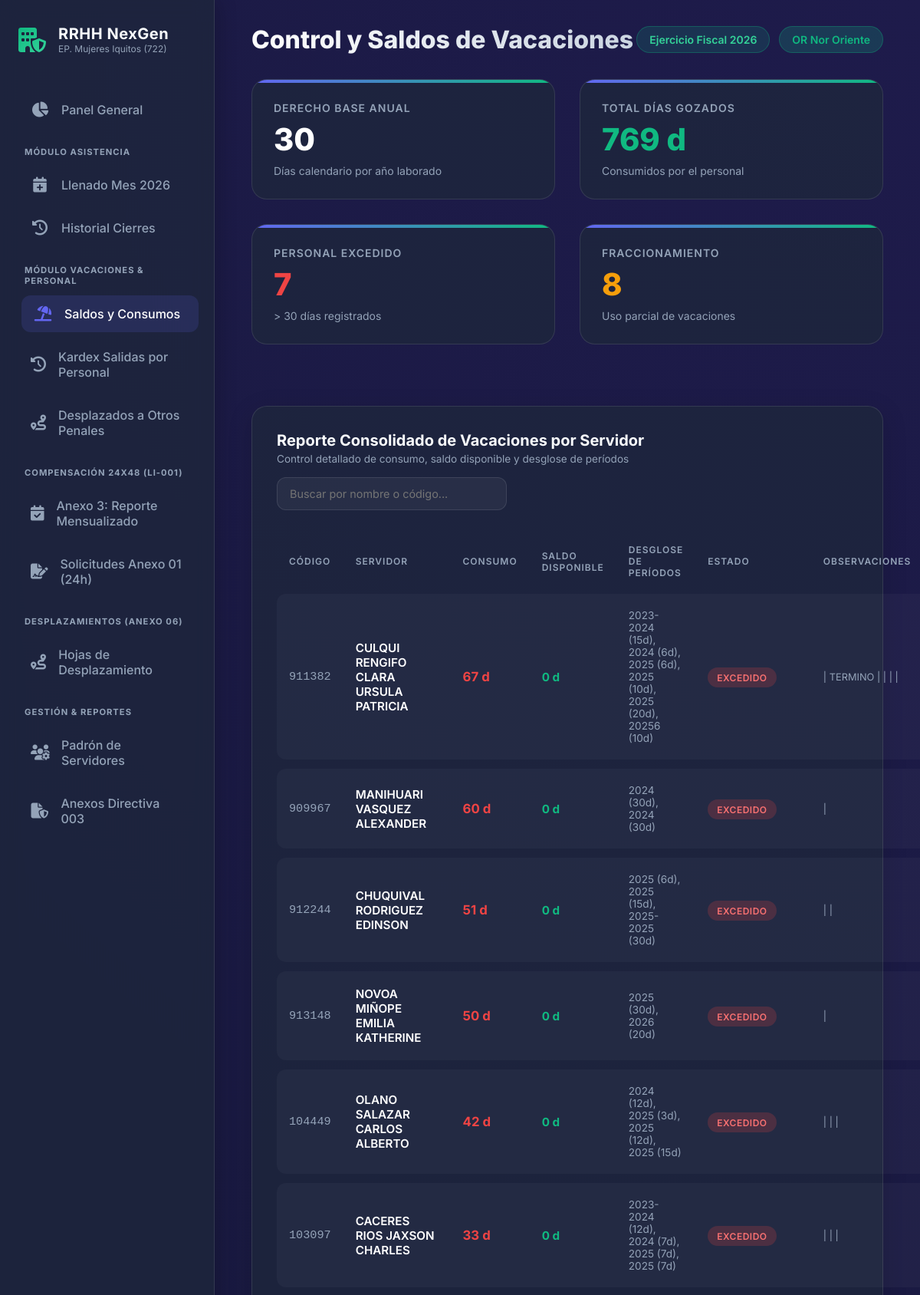
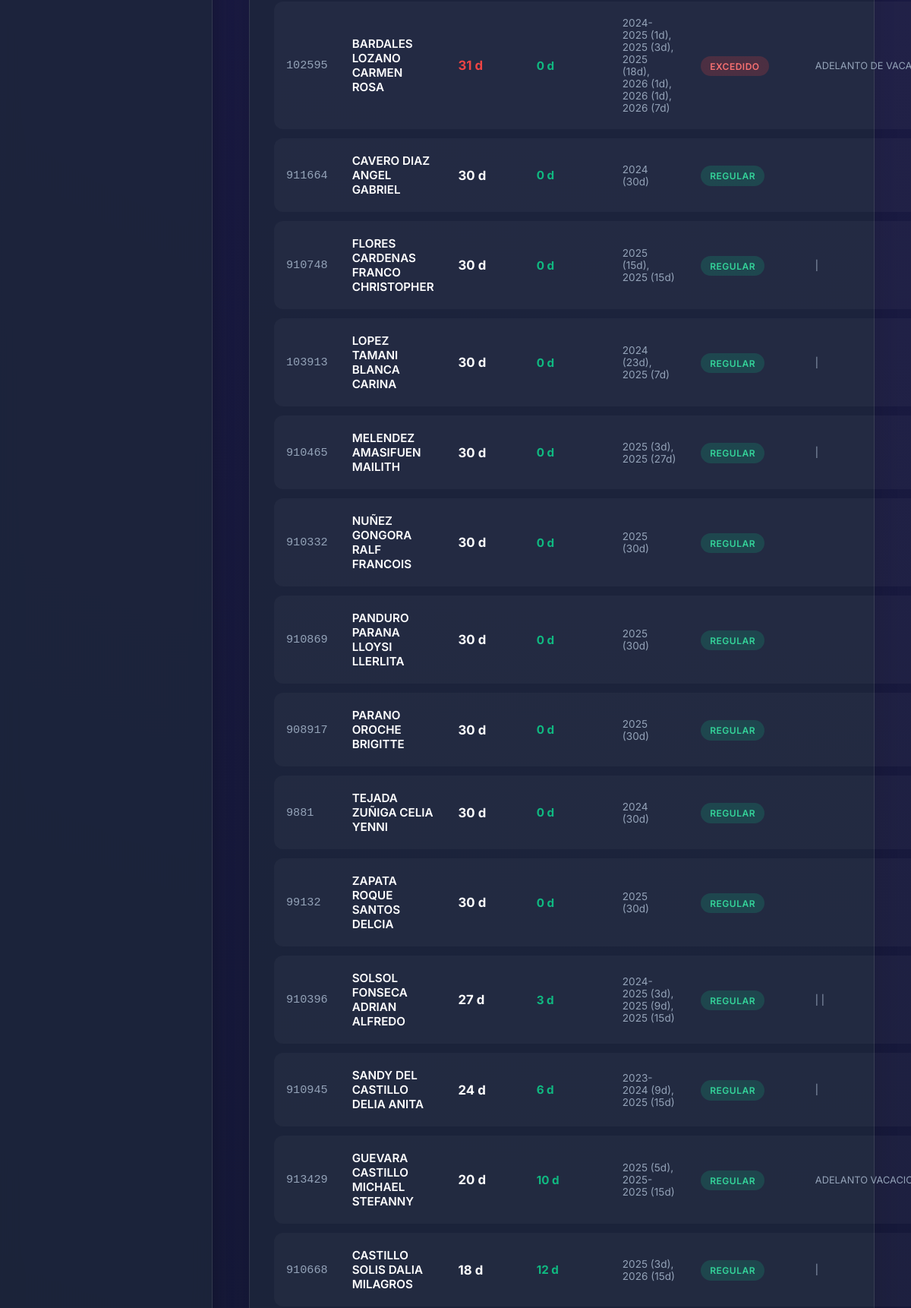
/vacaciones/saldos (upper part), run on the app's committed database (2 pictures, top to bottom).
### tables this page shows
CREATE TABLE empleados (
    id_empleado INTEGER PRIMARY KEY AUTOINCREMENT,
    codigo_servidor VARCHAR(20) UNIQUE NOT NULL, -- Ej: '099132', '103097'
    dni VARCHAR(15) UNIQUE,                      -- DNI (8 dígitos)
    apellidos_nombres VARCHAR(200) NOT NULL,
    created_at TIMESTAMP DEFAULT CURRENT_TIMESTAMP
, grupo_guardia_default INTEGER DEFAULT 1, sexo TEXT, fecha_nacimiento DATE, correo TEXT, id_regimen INTEGER, regimen_nombre TEXT, nivel TEXT, cargo_estructural TEXT, estado_laboral TEXT, modalidad_laboral TEXT, direccion_oficina TEXT, jefatura_area TEXT, cargo_funcion TEXT, area_clasificacion TEXT, horario_laboral TEXT, fecha_ingreso_eepp DATE, resolucion_documento TEXT, observaciones TEXT, fecha_ingreso_inpe DATE);

### app/modules/vacaciones/router.py (the view)
@router.get("/saldos", response_class=HTMLResponse)
async def ver_saldos(request: Request):
    resultado = VacacionesService.obtener_resumen_saldos()
    return templates.TemplateResponse(
        request=request,
        name="vacaciones/saldos.html",
        context={
            "stats": resultado["stats"],
            "empleados_stats": resultado["empleados"]
        }
    )

### app/templates/vacaciones/saldos.html (shortened to what this page needs)
{% extends "base.html" %}
{% block header_title %}Control y Saldos de Vacaciones{% endblock %}
{% block content %}
<div style="display: flex; flex-direction: column; gap: 2rem;">
    <div class="stats-grid">
        <div class="stat-card">
            <div class="stat-title">Derecho Base Anual</div>
            <div class="stat-value">30</div>
            <div class="stat-desc">Días calendario por año laborado</div>
        </div>
        <div class="stat-card">
            <div class="stat-title">Total Días Gozados</div>
            <div class="stat-value" style="color: var(--secondary);">{{ stats.total_dias_gozados }} d</div>
            <div class="stat-desc">Consumidos por el personal</div>
        </div>
        <div class="stat-card">
            <div class="stat-title">Personal Excedido</div>
            <div class="stat-value {% if stats.total_excedidos > 0 %}text-danger{% else %}text-secondary{% endif %}">
                {{ stats.total_excedidos }}
            </div>
            <div class="stat-desc">> 30 días registrados</div>
        </div>
        <div class="stat-card">
            <div class="stat-title">Fraccionamiento</div>
            <div class="stat-value" style="color: var(--warning);">{{ stats.total_fraccionados }}</div>
            <div class="stat-desc">Uso parcial de vacaciones</div>
        </div>
    </div>
    <div class="table-container">
        <div class="table-header" style="flex-wrap: wrap; gap: 1rem;">
            <div>
                <h3 style="font-size: 1.25rem; font-weight: 700;">Reporte Consolidado de Vacaciones por Servidor</h3>
                <p style="color: var(--text-muted); font-size: 0.85rem; margin-top: 0.25rem;">Control detallado de consumo, saldo disponible y desglose de períodos</p>
            </div>
            <div style="width: 300px;">
                <input type="text" id="buscadorVacaciones" placeholder="Buscar por nombre o código..." class="search-input">
            </div>
        </div>
        <table class="data-table" id="tablaVacaciones">
            <thead>
                <tr>
                    <th>Código</th>
                    <th>Servidor</th>
                    <th>Consumo</th>
                    <th>Saldo Disponible</th>
                    <th>Desglose de Períodos</th>
                    <th>Estado</th>
                    <th>Observaciones</th>
                </tr>
            </thead>
            <tbody>
                {% for row in empleados_stats %}
                <tr class="fila-vacacion">
                    <td style="font-family: monospace; color: var(--text-muted);">{{ row.codigo_servidor }}</td>
                    <td style="font-weight: 600; color: #fff;" class="nombre-servidor">{{ row.apellidos_nombres }}</td>
                    <td>
                        <span class="{% if row.excedido %}text-danger{% else %}text-white{% endif %}" style="font-size: 1.05rem; font-weight: 700;">
                            {{ row.dias_consumidos }} d
                        </span>
                    </td>
                    <td>
                        <span style="font-weight: 700; color: var(--secondary);">{{ row.dias_saldo }} d</span>
                    </td>
                    <td style="color: var(--text-muted); font-size: 0.85rem;">{{ row.desglose }}</td>
                    <td>
                        {% if row.estado == 'EXCEDIDO' %}
                            <span class="badge badge-danger">{{ row.estado }}</span>
                        {% elif row.estado == 'REGULAR' %}
                            <span class="badge badge-success">{{ row.estado }}</span>
                        {% elif row.estado == 'FRACCIONADO' %}
                            <span class="badge badge-warning">{{ row.estado }}</span>
                        {% else %}
                            <span class="badge badge-neutral">{{ row.estado }}</span>
                        {% endif %}
                    </td>
                    <td style="font-size: 0.8rem; color: var(--text-muted); max-width: 250px; white-space: nowrap; overflow: hidden; text-overflow: ellipsis;" title="{{ row.observaciones }}">
                        {{ row.observaciones }}
                    </td>
                </tr>
                {% endfor %}
            </tbody>
        </table>
    </div>
</div>
{% endblock %}

### app/static/premium.css (style rules this page uses)
:root { --primary: #6366f1; --primary-hover: #4f46e5; --secondary: #10b981; --bg-dark: #0f172a; --bg-panel: rgba(30, 41, 59, 0.7); --text-main: #f8fafc; --text-muted: #94a3b8; --border-color: rgba(255, 255, 255, 0.1); --danger: #ef4444; --warning: #f59e0b; }
* { margin: 0; padding: 0; box-sizing: border-box; font-family: 'Inter', system-ui, sans-serif; }
body { background: radial-gradient(circle at top right, #1e1b4b, #0f172a); color: var(--text-main); min-height: 100vh; display: flex; overflow-x: hidden; }
.stats-grid { display: grid; grid-template-columns: repeat(auto-fit, minmax(300px, 1fr)); gap: 2rem; margin-bottom: 3rem; }
.stat-card { background: var(--bg-panel); backdrop-filter: blur(10px); border: 1px solid var(--border-color); border-radius: 20px; padding: 1.75rem; position: relative; overflow: hidden; transition: transform 0.3s ease, box-shadow 0.3s ease; }
.stat-card::before { content: ''; position: absolute; top: 0; left: 0; width: 100%; height: 4px; background: linear-gradient(90deg, var(--primary), var(--secondary)); }
.stat-title { font-size: 0.875rem; text-transform: uppercase; letter-spacing: 1px; color: var(--text-muted); font-weight: 600; margin-bottom: 0.5rem; }
.stat-value { font-size: 2.5rem; font-weight: 800; color: #fff; }
.stat-desc { font-size: 0.875rem; color: var(--text-muted); margin-top: 0.5rem; }
.table-container { background: var(--bg-panel); backdrop-filter: blur(10px); border: 1px solid var(--border-color); border-radius: 20px; padding: 2rem; box-shadow: 0 8px 32px rgba(0,0,0,0.15); }
.table-header { display: flex; justify-content: space-between; align-items: center; margin-bottom: 2rem; }
.data-table { width: 100%; border-collapse: separate; border-spacing: 0 0.75rem; }
.data-table th { text-align: left; padding: 0 1rem 0.5rem; color: var(--text-muted); font-size: 0.75rem; text-transform: uppercase; letter-spacing: 1px; font-weight: 600; }
.data-table td { padding: 1.25rem 1rem; background: rgba(255,255,255,0.03); color: #e2e8f0; font-size: 0.95rem; transition: background 0.2s; }
.data-table tr td:first-child { border-top-left-radius: 12px; border-bottom-left-radius: 12px; }
.data-table tr td:last-child { border-top-right-radius: 12px; border-bottom-right-radius: 12px; }
.badge { padding: 0.35rem 0.75rem; border-radius: 999px; font-size: 0.75rem; font-weight: 600; text-transform: uppercase; letter-spacing: 0.5px; }
.badge-success { background: rgba(16, 185, 129, 0.2); color: #34d399; }
.badge-danger { background: rgba(239, 68, 68, 0.2); color: #f87171; }
.text-danger { color: var(--danger) !important; }
.text-white { color: #ffffff !important; }

### app/templates/base.html (style rules this page uses)
.search-input { width: 100%; background: rgba(255, 255, 255, 0.05); border: 1px solid var(--border-color); border-radius: 12px; padding: 0.75rem 1rem; color: #fff; font-size: 0.9rem; outline: none; transition: border-color 0.2s; }

### data on the page
empleados: codigo_servidor "911382", apellidos_nombres "CULQUI RENGIFO CLARA URSULA PATRICIA", dias_consumidos "67", dias_saldo "0", desglose "2023-2024 (15d), 2024 (6d), 2025 (6d), 2025 (10d), 2025 (20d), 20256 (10d)", estado "EXCEDIDO", observaciones "| TERMINO | | | |"
empleados: codigo_servidor "909967", apellidos_nombres "MANIHUARI VASQUEZ ALEXANDER", dias_consumidos "60", dias_saldo "0", desglose "2024 (30d), 2024 (30d)", estado "EXCEDIDO", observaciones "|"
empleados: codigo_servidor "912244", apellidos_nombres "CHUQUIVAL RODRIGUEZ EDINSON", dias_consumidos "51", dias_saldo "0", desglose "2025 (6d), 2025 (15d), 2025-2025 (30d)", estado "EXCEDIDO", observaciones "| |"
empleados: codigo_servidor "913148", apellidos_nombres "NOVOA MIÑOPE EMILIA KATHERINE", dias_consumidos "50", dias_saldo "0", desglose "2025 (30d), 2026 (20d)", estado "EXCEDIDO", observaciones "|"
empleados: codigo_servidor "104449", apellidos_nombres "OLANO SALAZAR CARLOS ALBERTO", dias_consumidos "42", dias_saldo "0", desglose "2024 (12d), 2025 (3d), 2025 (12d), 2025 (15d)", estado "EXCEDIDO", observaciones "| | |"
empleados: codigo_servidor "103097", apellidos_nombres "CACERES RIOS JAXSON CHARLES", dias_consumidos "33", dias_saldo "0", desglose "2023-2024 (12d), 2024 (7d), 2025 (7d), 2025 (7d)", estado "EXCEDIDO", observaciones "| | |"
empleados: codigo_servidor "102595", apellidos_nombres "BARDALES LOZANO CARMEN ROSA", dias_consumidos "31", dias_saldo "0", desglose "2024-2025 (1d), 2025 (3d), 2025 (18d), 2026 (1d), 2026 (1d), 2026 (7d)", estado "EXCEDIDO", observaciones "ADELANTO DE VACACIONES, SO…"
empleados: codigo_servidor "911664", apellidos_nombres "CAVERO DIAZ ANGEL GABRIEL", dias_consumidos "30", dias_saldo "0", desglose "2024 (30d)", estado "REGULAR"
empleados: codigo_servidor "910748", apellidos_nombres "FLORES CARDENAS FRANCO CHRISTOPHER", dias_consumidos "30", dias_saldo "0", desglose "2025 (15d), 2025 (15d)", estado "REGULAR", observaciones "|"
empleados: codigo_servidor "103913", apellidos_nombres "LOPEZ TAMANI BLANCA CARINA", dias_consumidos "30", dias_saldo "0", desglose "2024 (23d), 2025 (7d)", estado "REGULAR", observaciones "|"
empleados: codigo_servidor "910465", apellidos_nombres "MELENDEZ AMASIFUEN MAILITH", dias_consumidos "30", dias_saldo "0", desglose "2025 (3d), 2025 (27d)", estado "REGULAR", observaciones "|"
empleados: codigo_servidor "910332", apellidos_nombres "NUÑEZ GONGORA RALF FRANCOIS", dias_consumidos "30", dias_saldo "0", desglose "2025 (30d)", estado "REGULAR"
empleados: codigo_servidor "910869", apellidos_nombres "PANDURO PARANA LLOYSI LLERLITA", dias_consumidos "30", dias_saldo "0", desglose "2025 (30d)", estado "REGULAR"
empleados: codigo_servidor "908917", apellidos_nombres "PARANO OROCHE BRIGITTE", dias_consumidos "30", dias_saldo "0", desglose "2025 (30d)", estado "REGULAR"
empleados: codigo_servidor "9881", apellidos_nombres "TEJADA ZUÑIGA CELIA YENNI", dias_consumidos "30", dias_saldo "0", desglose "2024 (30d)", estado "REGULAR"
empleados: codigo_servidor "99132", apellidos_nombres "ZAPATA ROQUE SANTOS DELCIA", dias_consumidos "30", dias_saldo "0", desglose "2025 (30d)", estado "REGULAR"
empleados: codigo_servidor "910396", apellidos_nombres "SOLSOL FONSECA ADRIAN ALFREDO", dias_consumidos "27", dias_saldo "3", desglose "2024-2025 (3d), 2025 (9d), 2025 (15d)", estado "REGULAR", observaciones "| |"
empleados: codigo_servidor "910945", apellidos_nombres "SANDY DEL CASTILLO DELIA ANITA", dias_consumidos "24", dias_saldo "6", desglose "2023-2024 (9d), 2025 (15d)", estado "REGULAR", observaciones "|"
empleados: codigo_servidor "913429", apellidos_nombres "GUEVARA CASTILLO MICHAEL STEFANNY", dias_consumidos "20", dias_saldo "10", desglose "2025 (5d), 2025-2025 (15d)", estado "REGULAR", observaciones "ADELANTO VACACIONES Y TERM…"
empleados: codigo_servidor "910668", apellidos_nombres "CASTILLO SOLIS DALIA MILAGROS", dias_consumidos "18", dias_saldo "12", desglose "2025 (3d), 2026 (15d)", estado "REGULAR", observaciones "|"

### other printed values
{{ stats.total_dias_gozados }} "769"
{{ stats.total_excedidos }} "7"
{{ stats.total_fraccionados }} "8"
